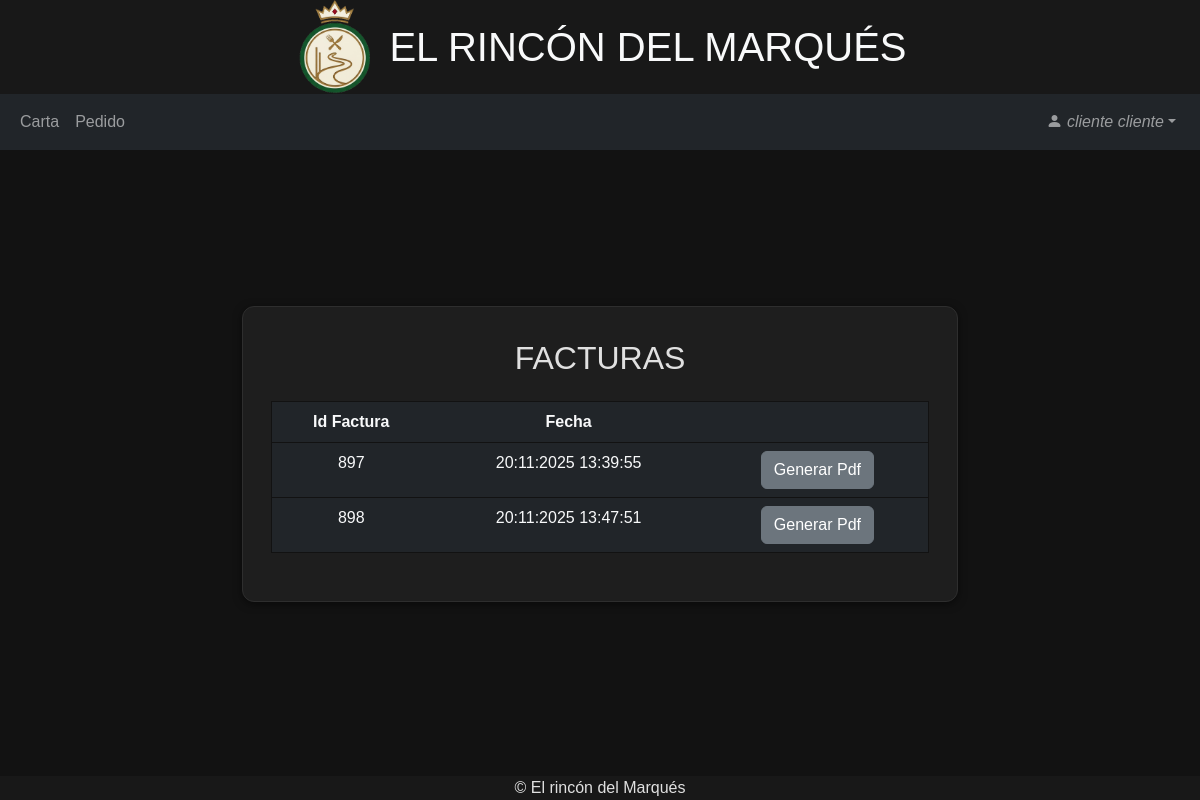
Page /cliente/facturas.php (signed in) on the committed database.
### tables this page shows
CREATE TABLE `pedido` (
  `id` int(11) NOT NULL,
  `estado` int(11) NOT NULL COMMENT '1-En curso 2-Pagado',
  `dni` varchar(255) NOT NULL,
  `numMesa` int(11) NOT NULL,
  `fecha` varchar(255) NOT NULL,
  `hora` varchar(255) NOT NULL,
  `numComensales` int(11) NOT NULL
);

### cliente/facturas.php (the view, shortened to what this page needs)
<?php
include("../head.php");
?>
<body>
    <?php
    include("../header.php");
    ?>
    <?php
    include("navbarCliente.php");
    ?>
    <section class="d-flex align-items-center">
        <div class="container mt-5">
            <div class="row justify-content-center">
                <div class="col col-md-10 col-lg-9 col-xl-8">
                    <div class="row justify-content-center caja text-center p-3">
                        <div class="col-12 mt-3 mb-3">
                            <h2>FACTURAS</h2>
                        </div>
                        <div class="col-12 mb-3 table-responsive">
                            <table class="table tabla table-dark text-light">
                                <tr>
                                    <th>Id Factura</th>
                                    <th>Fecha</th>
                                    <th></th>
                                </tr>
                                <?php
                                include("../conexion.php");
                                $dni = $_SESSION['dni'];
                                $consulta = "SELECT id, fecha, hora FROM pedido WHERE dni='$dni' AND estado=2";
                                $result = mysqli_query($conn,$consulta);
                                while ($row = mysqli_fetch_assoc($result)) {
                                    $id = $row['id'];
                                    $fecha = $row['fecha'];
                                    $hora = $row['hora'];
                                    echo("
                                    <tr>
                                    <td>$id</td>
                                    <td>$fecha $hora</td>
                                    <td><a role='button' href='generarFactura.php?id=$id' class='btn btn-secondary' target='_blank'>Generar Pdf</a></td>
                                    </tr>
                                    ");
                                }
                                ?>
                            </table>
                        </div>
                    </div>
                </div>
            </div>
        </div>
    </section>
    <?php
    include("../footer.php");
    ?>
</body>
</html>

### styles.css (style rules this page uses)
body { font-family: Arial, sans-serif; color: #E0E0E0; background-color: #121212; }
section { min-height: 70vh; }
.caja { background-color: #1E1E1E; box-shadow: 0 2px 8px rgba(0,0,0,0.5); border: 1px solid #2E2E2E; border-radius: 12px; margin: 0px 10px; }
.tabla { border: 1px solid #121212; }

### rows in the picture
pedido: id "897", fecha "20:11:2025", hora "13:39:55"
pedido: id "898", fecha "20:11:2025", hora "13:47:51"

### other values in the picture
$_SESSION['name'] "cliente cliente"
